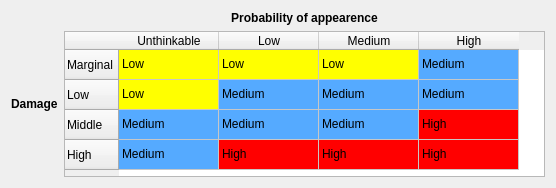
<?xml version="1.0" encoding="UTF-8"?>
<ui version="4.0">
 <class>RiskAssessmentTable</class>
 <widget class="QWidget" name="RiskAssessmentTable">
  <property name="geometry">
   <rect>
    <x>0</x>
    <y>0</y>
    <width>556</width>
    <height>188</height>
   </rect>
  </property>
  <property name="sizePolicy">
   <sizepolicy hsizetype="Fixed" vsizetype="Fixed">
    <horstretch>0</horstretch>
    <verstretch>0</verstretch>
   </sizepolicy>
  </property>
  <property name="windowTitle">
   <string>Form</string>
  </property>
  <layout class="QGridLayout" name="gridLayout">
   <item row="0" column="1">
    <widget class="QLabel" name="label_2">
     <property name="font">
      <font>
       <weight>75</weight>
       <bold>true</bold>
      </font>
     </property>
     <property name="text">
      <string>Probability of appearence</string>
     </property>
     <property name="alignment">
      <set>Qt::AlignCenter</set>
     </property>
    </widget>
   </item>
   <item row="1" column="0">
    <widget class="QLabel" name="label">
     <property name="font">
      <font>
       <weight>75</weight>
       <bold>true</bold>
      </font>
     </property>
     <property name="text">
      <string>Damage</string>
     </property>
    </widget>
   </item>
   <item row="1" column="1">
    <widget class="QTableWidget" name="tableWidget">
     <property name="selectionMode">
      <enum>QAbstractItemView::SingleSelection</enum>
     </property>
     <property name="showGrid">
      <bool>true</bool>
     </property>
     <row>
      <property name="text">
       <string>Marginal</string>
      </property>
     </row>
     <row>
      <property name="text">
       <string>Low</string>
      </property>
     </row>
     <row>
      <property name="text">
       <string>Middle</string>
      </property>
     </row>
     <row>
      <property name="text">
       <string>High</string>
      </property>
     </row>
     <column>
      <property name="text">
       <string>Unthinkable</string>
      </property>
     </column>
     <column>
      <property name="text">
       <string>Low</string>
      </property>
     </column>
     <column>
      <property name="text">
       <string>Medium</string>
      </property>
     </column>
     <column>
      <property name="text">
       <string>High</string>
      </property>
     </column>
     <item row="0" column="0">
      <property name="text">
       <string>Low</string>
      </property>
      <property name="background">
       <brush brushstyle="SolidPattern">
        <color alpha="255">
         <red>255</red>
         <green>255</green>
         <blue>0</blue>
        </color>
       </brush>
      </property>
     </item>
     <item row="0" column="1">
      <property name="text">
       <string>Low</string>
      </property>
      <property name="background">
       <brush brushstyle="SolidPattern">
        <color alpha="255">
         <red>255</red>
         <green>255</green>
         <blue>0</blue>
        </color>
       </brush>
      </property>
     </item>
     <item row="0" column="2">
      <property name="text">
       <string>Low</string>
      </property>
      <property name="background">
       <brush brushstyle="SolidPattern">
        <color alpha="255">
         <red>255</red>
         <green>255</green>
         <blue>0</blue>
        </color>
       </brush>
      </property>
     </item>
     <item row="0" column="3">
      <property name="text">
       <string>Medium</string>
      </property>
      <property name="background">
       <brush brushstyle="SolidPattern">
        <color alpha="255">
         <red>85</red>
         <green>170</green>
         <blue>255</blue>
        </color>
       </brush>
      </property>
     </item>
     <item row="1" column="0">
      <property name="text">
       <string>Low</string>
      </property>
      <property name="background">
       <brush brushstyle="SolidPattern">
        <color alpha="255">
         <red>255</red>
         <green>255</green>
         <blue>0</blue>
        </color>
       </brush>
      </property>
     </item>
     <item row="1" column="1">
      <property name="text">
       <string>Medium</string>
      </property>
      <property name="background">
       <brush brushstyle="SolidPattern">
        <color alpha="255">
         <red>85</red>
         <green>170</green>
         <blue>255</blue>
        </color>
       </brush>
      </property>
     </item>
     <item row="1" column="2">
      <property name="text">
       <string>Medium</string>
      </property>
      <property name="background">
       <brush brushstyle="SolidPattern">
        <color alpha="255">
         <red>85</red>
         <green>170</green>
         <blue>255</blue>
        </color>
       </brush>
      </property>
     </item>
     <item row="1" column="3">
      <property name="text">
       <string>Medium</string>
      </property>
      <property name="background">
       <brush brushstyle="SolidPattern">
        <color alpha="255">
         <red>85</red>
         <green>170</green>
         <blue>255</blue>
        </color>
       </brush>
      </property>
     </item>
     <item row="2" column="0">
      <property name="text">
       <string>Medium</string>
      </property>
      <property name="background">
       <brush brushstyle="SolidPattern">
        <color alpha="255">
         <red>85</red>
         <green>170</green>
         <blue>255</blue>
        </color>
       </brush>
      </property>
     </item>
     <item row="2" column="1">
      <property name="text">
       <string>Medium</string>
      </property>
      <property name="background">
       <brush brushstyle="SolidPattern">
        <color alpha="255">
         <red>85</red>
         <green>170</green>
         <blue>255</blue>
        </color>
       </brush>
      </property>
     </item>
     <item row="2" column="2">
      <property name="text">
       <string>Medium</string>
      </property>
      <property name="background">
       <brush brushstyle="SolidPattern">
        <color alpha="255">
         <red>85</red>
         <green>170</green>
         <blue>255</blue>
        </color>
       </brush>
      </property>
     </item>
     <item row="2" column="3">
      <property name="text">
       <string>High</string>
      </property>
      <property name="background">
       <brush brushstyle="SolidPattern">
        <color alpha="255">
         <red>255</red>
         <green>0</green>
         <blue>0</blue>
        </color>
       </brush>
      </property>
     </item>
     <item row="3" column="0">
      <property name="text">
       <string>Medium</string>
      </property>
      <property name="background">
       <brush brushstyle="SolidPattern">
        <color alpha="255">
         <red>85</red>
         <green>170</green>
         <blue>255</blue>
        </color>
       </brush>
      </property>
     </item>
     <item row="3" column="1">
      <property name="text">
       <string>High</string>
      </property>
      <property name="background">
       <brush brushstyle="SolidPattern">
        <color alpha="255">
         <red>255</red>
         <green>0</green>
         <blue>0</blue>
        </color>
       </brush>
      </property>
     </item>
     <item row="3" column="2">
      <property name="text">
       <string>High</string>
      </property>
      <property name="background">
       <brush brushstyle="SolidPattern">
        <color alpha="255">
         <red>255</red>
         <green>0</green>
         <blue>0</blue>
        </color>
       </brush>
      </property>
     </item>
     <item row="3" column="3">
      <property name="text">
       <string>High</string>
      </property>
      <property name="background">
       <brush brushstyle="SolidPattern">
        <color alpha="255">
         <red>255</red>
         <green>0</green>
         <blue>0</blue>
        </color>
       </brush>
      </property>
     </item>
    </widget>
   </item>
  </layout>
 </widget>
 <resources/>
 <connections/>
</ui>
